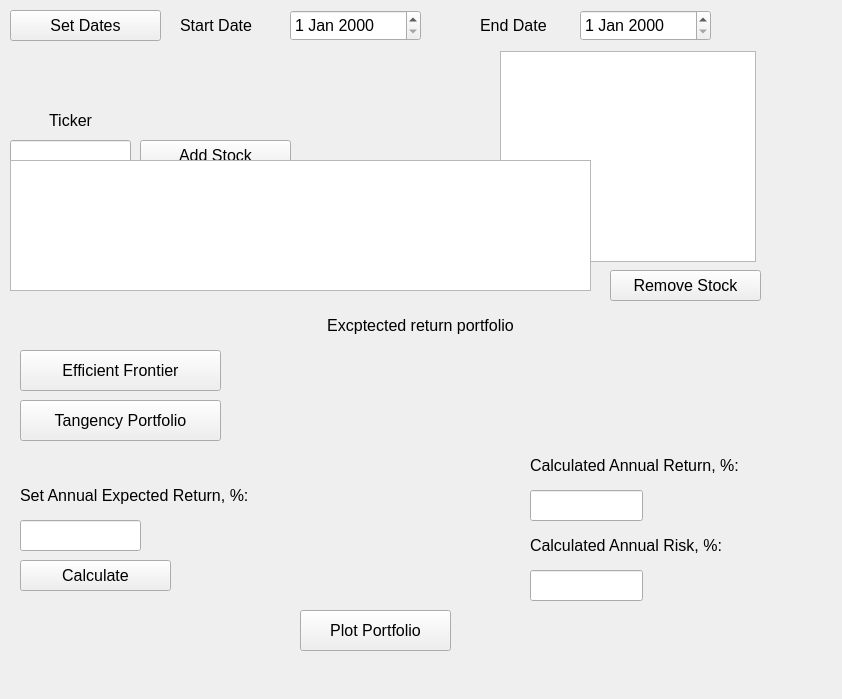
<?xml version="1.0" encoding="UTF-8"?>
<ui version="4.0">
 <class>MainForm</class>
 <widget class="QWidget" name="MainForm">
  <property name="geometry">
   <rect>
    <x>0</x>
    <y>0</y>
    <width>842</width>
    <height>699</height>
   </rect>
  </property>
  <property name="font">
   <font>
    <pointsize>12</pointsize>
   </font>
  </property>
  <property name="windowTitle">
   <string>Stocks Analyzer</string>
  </property>
  <widget class="QLineEdit" name="lineEditTickerInput">
   <property name="geometry">
    <rect>
     <x>10</x>
     <y>140</y>
     <width>121</width>
     <height>31</height>
    </rect>
   </property>
  </widget>
  <widget class="QPushButton" name="pushButtonAddStock">
   <property name="geometry">
    <rect>
     <x>140</x>
     <y>140</y>
     <width>151</width>
     <height>31</height>
    </rect>
   </property>
   <property name="text">
    <string>Add Stock</string>
   </property>
  </widget>
  <widget class="QPushButton" name="pushButtonRemoveStock">
   <property name="geometry">
    <rect>
     <x>610</x>
     <y>270</y>
     <width>151</width>
     <height>31</height>
    </rect>
   </property>
   <property name="text">
    <string>Remove Stock</string>
   </property>
  </widget>
  <widget class="QDateEdit" name="dateEditStart">
   <property name="geometry">
    <rect>
     <x>290</x>
     <y>10</y>
     <width>131</width>
     <height>31</height>
    </rect>
   </property>
  </widget>
  <widget class="QPushButton" name="pushButtonSetDates">
   <property name="geometry">
    <rect>
     <x>10</x>
     <y>10</y>
     <width>151</width>
     <height>31</height>
    </rect>
   </property>
   <property name="text">
    <string>Set Dates</string>
   </property>
  </widget>
  <widget class="QLabel" name="labelStartDate">
   <property name="geometry">
    <rect>
     <x>180</x>
     <y>15</y>
     <width>111</width>
     <height>21</height>
    </rect>
   </property>
   <property name="text">
    <string>Start Date</string>
   </property>
  </widget>
  <widget class="QLabel" name="labelEndDate">
   <property name="geometry">
    <rect>
     <x>480</x>
     <y>10</y>
     <width>91</width>
     <height>31</height>
    </rect>
   </property>
   <property name="text">
    <string>End Date</string>
   </property>
  </widget>
  <widget class="QDateEdit" name="dateEditEnd">
   <property name="geometry">
    <rect>
     <x>580</x>
     <y>10</y>
     <width>131</width>
     <height>31</height>
    </rect>
   </property>
  </widget>
  <widget class="QLabel" name="labelTicker">
   <property name="geometry">
    <rect>
     <x>10</x>
     <y>110</y>
     <width>121</width>
     <height>21</height>
    </rect>
   </property>
   <property name="text">
    <string>Ticker</string>
   </property>
   <property name="alignment">
    <set>Qt::AlignCenter</set>
   </property>
  </widget>
  <widget class="QPushButton" name="pushButtonPlotStocks">
   <property name="geometry">
    <rect>
     <x>300</x>
     <y>190</y>
     <width>151</width>
     <height>41</height>
    </rect>
   </property>
   <property name="text">
    <string>Plot Stocks</string>
   </property>
  </widget>
  <widget class="QPushButton" name="pushButtonEfficientFrontier">
   <property name="geometry">
    <rect>
     <x>20</x>
     <y>350</y>
     <width>201</width>
     <height>41</height>
    </rect>
   </property>
   <property name="text">
    <string>Efficient Frontier</string>
   </property>
  </widget>
  <widget class="QPushButton" name="pushButtonTangencyPortfolio">
   <property name="geometry">
    <rect>
     <x>20</x>
     <y>400</y>
     <width>201</width>
     <height>41</height>
    </rect>
   </property>
   <property name="text">
    <string>Tangency Portfolio</string>
   </property>
  </widget>
  <widget class="QPushButton" name="pushButtonCalculatePortfolio">
   <property name="geometry">
    <rect>
     <x>20</x>
     <y>560</y>
     <width>151</width>
     <height>31</height>
    </rect>
   </property>
   <property name="text">
    <string>Calculate</string>
   </property>
  </widget>
  <widget class="QLabel" name="labelExpectedReturnPortfolio">
   <property name="geometry">
    <rect>
     <x>0</x>
     <y>310</y>
     <width>841</width>
     <height>31</height>
    </rect>
   </property>
   <property name="text">
    <string>Excptected return portfolio</string>
   </property>
   <property name="alignment">
    <set>Qt::AlignCenter</set>
   </property>
  </widget>
  <widget class="QLineEdit" name="lineEditExpectedReturn">
   <property name="geometry">
    <rect>
     <x>20</x>
     <y>520</y>
     <width>121</width>
     <height>31</height>
    </rect>
   </property>
  </widget>
  <widget class="QLabel" name="labelSetExpectedReturn">
   <property name="geometry">
    <rect>
     <x>20</x>
     <y>480</y>
     <width>321</width>
     <height>31</height>
    </rect>
   </property>
   <property name="text">
    <string>Set Annual Expected Return, %:</string>
   </property>
  </widget>
  <widget class="QLabel" name="labelCalculatedAnnualReturn">
   <property name="geometry">
    <rect>
     <x>530</x>
     <y>450</y>
     <width>301</width>
     <height>31</height>
    </rect>
   </property>
   <property name="text">
    <string>Calculated Annual Return, %:</string>
   </property>
  </widget>
  <widget class="QLineEdit" name="lineEditCalculatedAnnualReturn">
   <property name="geometry">
    <rect>
     <x>530</x>
     <y>490</y>
     <width>113</width>
     <height>31</height>
    </rect>
   </property>
  </widget>
  <widget class="QLabel" name="label">
   <property name="geometry">
    <rect>
     <x>530</x>
     <y>530</y>
     <width>261</width>
     <height>31</height>
    </rect>
   </property>
   <property name="text">
    <string>Calculated Annual Risk, %:</string>
   </property>
  </widget>
  <widget class="QLineEdit" name="lineEditCalculatedAnnualRisk">
   <property name="geometry">
    <rect>
     <x>530</x>
     <y>570</y>
     <width>113</width>
     <height>31</height>
    </rect>
   </property>
  </widget>
  <widget class="QPushButton" name="pushButtonPlotPortfolio">
   <property name="geometry">
    <rect>
     <x>300</x>
     <y>610</y>
     <width>151</width>
     <height>41</height>
    </rect>
   </property>
   <property name="text">
    <string>Plot Portfolio</string>
   </property>
  </widget>
  <widget class="QListView" name="listViewSuggest">
   <property name="geometry">
    <rect>
     <x>10</x>
     <y>160</y>
     <width>581</width>
     <height>131</height>
    </rect>
   </property>
   <property name="font">
    <font>
     <pointsize>12</pointsize>
    </font>
   </property>
  </widget>
  <widget class="QListView" name="listViewStocks">
   <property name="geometry">
    <rect>
     <x>500</x>
     <y>51</y>
     <width>256</width>
     <height>211</height>
    </rect>
   </property>
   <property name="font">
    <font>
     <pointsize>11</pointsize>
    </font>
   </property>
  </widget>
  <zorder>lineEditTickerInput</zorder>
  <zorder>pushButtonAddStock</zorder>
  <zorder>pushButtonRemoveStock</zorder>
  <zorder>dateEditStart</zorder>
  <zorder>pushButtonSetDates</zorder>
  <zorder>labelStartDate</zorder>
  <zorder>labelEndDate</zorder>
  <zorder>dateEditEnd</zorder>
  <zorder>labelTicker</zorder>
  <zorder>pushButtonPlotStocks</zorder>
  <zorder>pushButtonEfficientFrontier</zorder>
  <zorder>pushButtonTangencyPortfolio</zorder>
  <zorder>pushButtonCalculatePortfolio</zorder>
  <zorder>labelExpectedReturnPortfolio</zorder>
  <zorder>lineEditExpectedReturn</zorder>
  <zorder>labelSetExpectedReturn</zorder>
  <zorder>labelCalculatedAnnualReturn</zorder>
  <zorder>lineEditCalculatedAnnualReturn</zorder>
  <zorder>label</zorder>
  <zorder>lineEditCalculatedAnnualRisk</zorder>
  <zorder>pushButtonPlotPortfolio</zorder>
  <zorder>listViewStocks</zorder>
  <zorder>listViewSuggest</zorder>
 </widget>
 <resources/>
 <connections/>
</ui>
